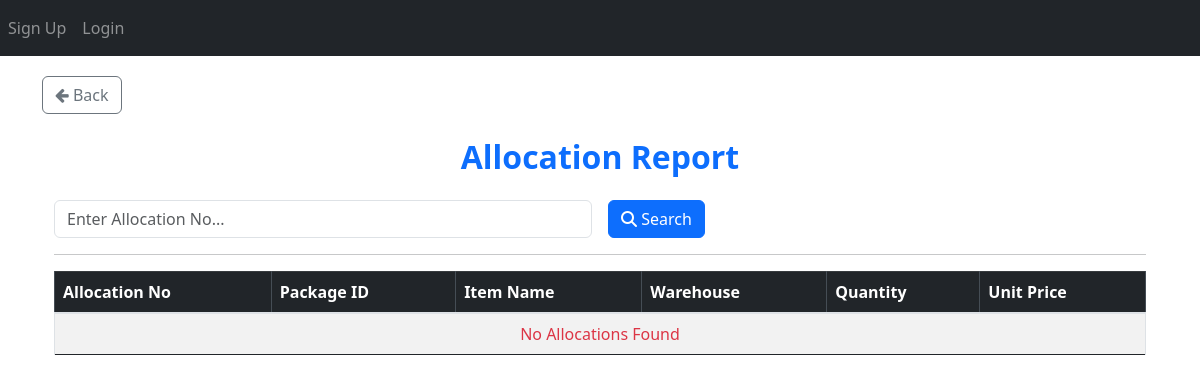
The app's page /allocation/generate-report/, older data.
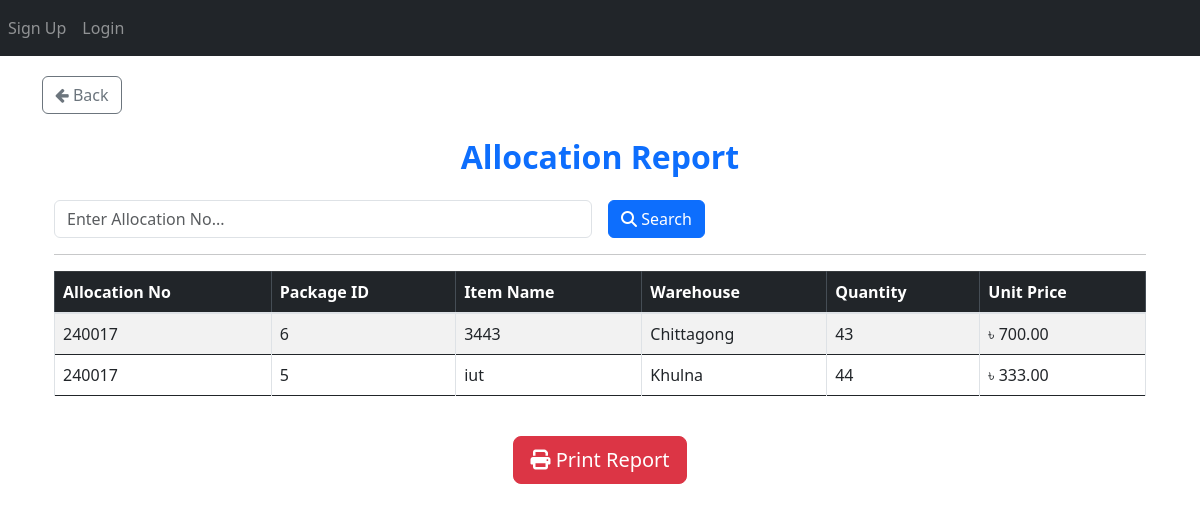
The same page, newer data.
### App_Allocation/models.py (models this page shows, shortened)
class Final_Allocation(models.Model):
    allocation_no = models.ForeignKey(Allocation_Number, on_delete=models.CASCADE)  # Deletes related allocations when removed
    item_primary_key = models.IntegerField(null=True)
    pbs = models.ForeignKey(PBS, on_delete=models.CASCADE)
    package = models.ForeignKey(Package, on_delete=models.CASCADE)
    item = models.ForeignKey(Item, on_delete=models.CASCADE)
    warehouse = models.CharField(max_length=50)
    quantity = models.IntegerField()
    price = models.DecimalField(max_digits=15, decimal_places=2)
    created_at = models.DateTimeField(auto_now_add=True)

class Allocation_Number(models.Model):
    allocation_no = models.IntegerField(unique=True)
    user = models.ForeignKey(User, on_delete=models.CASCADE)
    def __str__(self):
        return str(self.allocation_no)

### App_Entry/models.py (models this page shows, shortened)
class Package(models.Model):
    packageId = models.BigIntegerField(unique=True)

class Item(models.Model):
    WAREHOUSE_CHOICES = [
        ("Dhaka", "Dhaka"),
        ("Khulna", "Khulna"),
        ("Chittagong", "Chittagong"),
    ]
    UNIT_CHOICES = [
        ("Nos.", "Nos."),
        ("Mtr.", "Mtr."),
        ("Km.", "Km."),
        ("Set.", "Set."),
        ("Pair.", "Pair."),
    ]
    name = models.CharField(max_length=255)
    description = models.TextField(blank=True, null=True)
    warehouse = models.CharField(
        max_length=50, choices=WAREHOUSE_CHOICES, default="Dhaka"
    )
    unit_of_item = models.CharField(
        max_length=10, choices=UNIT_CHOICES, default="Nos."
    )  # Updated field
    unit_price = models.DecimalField(max_digits=15, decimal_places=2, default=0.00)
    quantity_of_item = models.BigIntegerField(default=0)
    package = models.ForeignKey(
        Package,
        on_delete=models.SET_NULL,
        related_name="package_of_item",
        null=True,
    )
    created_at = models.DateTimeField(auto_now_add=True)

### App_Allocation/views/generate_and_print_report.py (the view)
# urls.py: path("generate-report/", views.generate_report, name="generate_report"),
def generate_report(request):
    query = request.GET.get("query", "").strip()
    allocations = Final_Allocation.objects.all().order_by('-created_at')
    if query:
        allocations = allocations.filter(allocation_no__allocation_no__icontains=query)
    context = {
        "allocations": allocations,
        "query": query,
    }
    return render(request, "App_Allocation/generate_and_print_report.html", context)

### templates/App_Allocation/generate_and_print_report.html (shortened to what this page needs)
{% extends 'base.html' %}
{% load crispy_forms_tags %}
{% load static %}
{% block body_block %}
<a href="{% url 'App_Allocation:allocation_page' %}" class="btn btn-outline-secondary">
    <i class="fa fa-arrow-left"></i> Back
</a>
<div class="container mt-4">
    <h2 class="text-primary text-center mb-4"><b>Allocation Report</b></h2>
    <form method="GET" action="{% url 'App_Allocation:generate_report' %}" class="row g-3">
        <div class="col-md-6">
            <input type="text" name="query" class="form-control" placeholder="Enter Allocation No..." value="{{ query }}">
        </div>
        <div class="col-md-3">
            <button type="submit" class="btn btn-primary"><i class="fas fa-search"></i> Search</button>
        </div>
    </form>
    <hr>
    <div class="table-responsive" id="printSection" style="max-height: 350px; overflow-y: auto;">
        <table class="table table-bordered table-striped table-hover">
            <thead class="table-dark">
                <tr>
                    <th>Allocation No</th>
                    <th>Package ID</th>
                    <th>Item Name</th>
                    <th>Warehouse</th>
                    <th>Quantity</th>
                    <th>Unit Price</th>
                </tr>
            </thead>
            <tbody>
                {% if allocations %}
                    {% for allocation in allocations %}
                    <tr>
                        <td>{{ allocation.allocation_no }}</td>
                        <td>{{ allocation.package.packageId }}</td>
                        <td>{{ allocation.item.name }}</td>
                        <td>{{ allocation.warehouse }}</td>
                        <td>{{ allocation.quantity }}</td>
                        <td>৳ {{ allocation.price }}</td>
                    </tr>
                    {% endfor %}
                {% else %}
                    <tr>
                        <td colspan="6" class="text-center text-danger">No Allocations Found</td>
                    </tr>
                {% endif %}
            </tbody>
        </table>
    </div>
    <br>
    <div class="text-center">
        {% if allocations %}
        <button onclick="printReport()" class="btn btn-danger btn-lg">
            <i class="fas fa-print"></i> Print Report
        </button>
        {% endif %}
    </div>
</div>
{% endblock %}

Row changes from the older to the newer data that the page shows:
added Final_Allocation: allocation_no "240017", package.packageId "6", item.name "3443", warehouse "Chittagong", quantity "43", price "700.00"
added Final_Allocation: allocation_no "240017", package.packageId "5", item.name "iut", warehouse "Khulna", quantity "44", price "333.00"
Text that changed along with them:
text no longer shown: "No Allocations Found"
text now shown: "Print Report"
